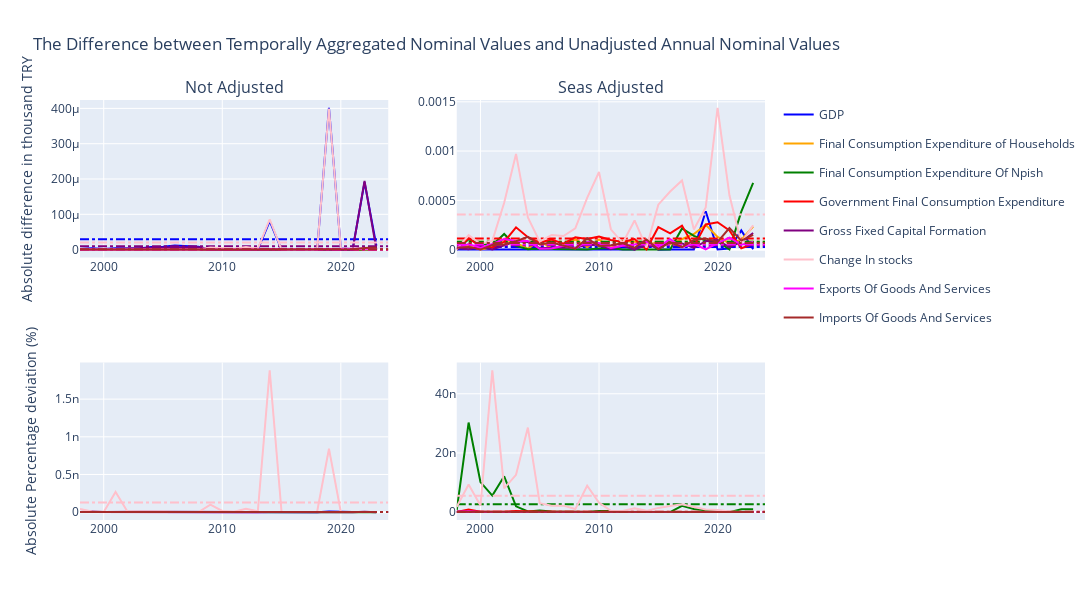

Notebook source saved alongside this figure:
### Markdown cell above
<a class="anchor" id="quart_gdp_agg_check_nom"></a>\
**2.2.1.3. Consistency of Quarterly Values at Current Prices with Respect to Annual Unadjusted Values at Current Prices**

### Code cell
#Create a plot of the difference between the temporal aggregates and the unadjusted annual data
#Calculate Temporal Aggregates (Annual)
year_agg = quart_gdp_data.groupby('Year').sum()
#Plot
fig = make_subplots(rows=2,cols=2,subplot_titles=['Not Adjusted','Seas Adjusted'])
i=0
for col in quart_gdp_data['Accounts','Nominal','Not Adjusted'].columns:
    j=0
    for adj in ['Not Adjusted','Seas Adjusted']:
        #Calculate the absolute difference between the values
        series_diff = abs(year_agg['Accounts','Nominal',adj,col]-year_gdp_data['Accounts','Nominal',col])
        #Calculate the absolute percentage deviation of the annualized indices from the annual indices
        series_dev = 100*series_diff/abs(year_gdp_data['Accounts','Nominal',col])
        #Calculate the average differences
        series_diff_mean = [series_diff.mean()]*len(year_gdp_data.index)
        series_dev_mean = [series_dev.mean()]*len(year_gdp_data.index)
        #Create Scatter objects
        trace_diff = go.Scatter(x=year_gdp_data.index,y=series_diff,name=col,
                                line=dict(color=colors[i]),legendgroup=f'group{i}',showlegend=(j==0))
        trace_diff_mean = go.Scatter(x=year_gdp_data.index,y=series_diff_mean,name=col,
                                line=dict(color=colors[i],dash='dashdot'),legendgroup=f'group{i}',showlegend=False)
        trace_dev = go.Scatter(x=year_gdp_data.index,y=series_dev,name=col,
                               line=dict(color=colors[i]),legendgroup=f'group{i}',showlegend=False)
        trace_dev_mean = go.Scatter(x=year_gdp_data.index,y=series_dev_mean,name=col,
                                line=dict(color=colors[i],dash='dashdot'),legendgroup=f'group{i}',showlegend=False)
        #Add Scatter objects to the figure
        fig.add_trace(trace_diff,row=1,col=j+1)
        fig.add_trace(trace_diff_mean,row=1,col=j+1)
        fig.add_trace(trace_dev,row=2,col=j+1)
        fig.add_trace(trace_dev_mean,row=2,col=j+1)
        j +=1
    i+=1
#Update the layout
fig.update_yaxes(title='Absolute difference in thousand TRY',row=1,col=1)
fig.update_yaxes(title='Absolute Percentage deviation (%)',row=2,col=1)

fig.update_layout(width=1250,height=600,title='The Difference between Temporally Aggregated Nominal Values and Unadjusted Annual Nominal Values',title_x=0.4)
fig.show()
